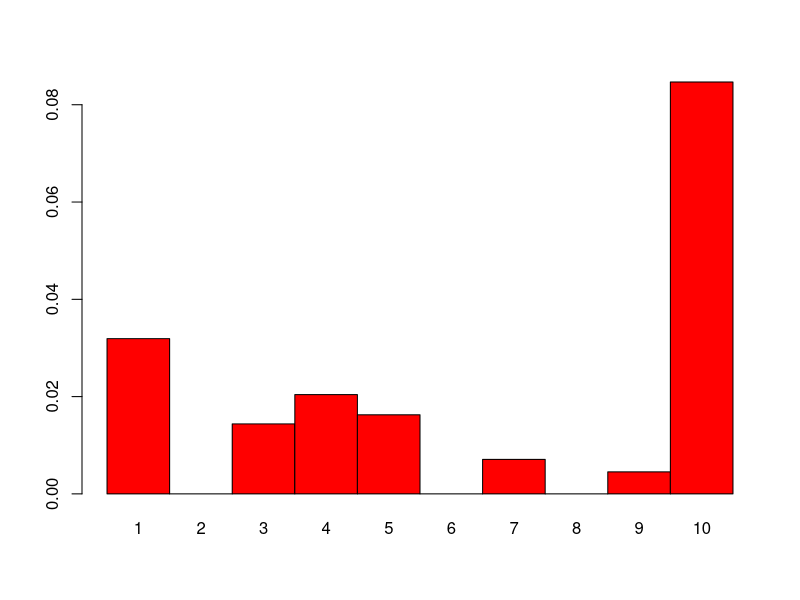

Write R code to recreate this figure.

################################################################
#Importing Songs

setwd("~/Documents/Text Analysis of Quiero Adorar/Quiero-Adorar")

#Finding start of new songs
rm(list = ls())
song.v <- scan("Songs.txt", what = "character", sep = "\n")
song.position <- grep("^SONG:", song.v)
song.v[song.position]

#Adding a new line to songs to identify the end of the document.
song.v <- c(song.v, "END")
last.position <- length(song.v)
song.position <- c(song.position, last.position)


#Creating two lists to store results or raw frequencies and relative frequencies
song.raws.l <- list()
song.freqs.l <- list()

for(i in 1:length(song.position)){#initiates a for loop that iterates over song position
  if (i != length(song.position)){#Stopping loop at end of document
          
          #Preparing the Data
          song.title <- song.v[song.position[i]] #Capturing the song title
          start <- song.position[i] + 1 #Adding 1 to position to get first line of song
          end <- song.position[i + 1] - 1#Getting last line of a song
          
          #Similar to analysis done in first analysis 1. First Initial...
          song.lines.v <- song.v[start:end]
          song.words.v <- tolower(paste(song.lines.v, collapse = " "))
          song.words.l <- strsplit(song.words.v, "\\W")
          song.words.v <- unlist(song.words.l)
          song.words.v <- song.words.v[which(song.words.v != "")]
          
          #Removing commong sight words
          #Removing sight words
          not.sight.words <- which(song.words.v != "oh" & 
                                           song.words.v != "a" & 
                                           song.words.v != "tu" &
                                           song.words.v != "you" &
                                           song.words.v != "to" &
                                           song.words.v != "de" &
                                           song.words.v != "u" &
                                           song.words.v != "que" &
                                           song.words.v != "is" &
                                           song.words.v != "my" &
                                           song.words.v != "your" &
                                           song.words.v != "ti" &
                                           song.words.v != "we" &
                                           song.words.v != "la" &
                                           song.words.v != "coro" &
                                           song.words.v != "en" &
                                           song.words.v != "me" &
                                           song.words.v != "mi" &
                                           song.words.v != "y" &
                                           song.words.v != "on" &
                                           song.words.v != "the" &
                                           song.words.v != "lo" &
                                           song.words.v != "and" &
                                           song.words.v != "tú" &
                                           song.words.v != "with" &
                                           song.words.v != "o" &
                                           song.words.v != "verso" &
                                           song.words.v != "has" &
                                           song.words.v != "s" &
                                           song.words.v != "tú" &
                                           song.words.v != "with" &
                                           song.words.v != "sofi" &
                                           song.words.v != "por" &
                                           song.words.v != "for" &
                                           song.words.v != "of" &
                                           song.words.v != "it" &
                                           song.words.v != "al" &
                                           song.words.v != "un" &
                                           song.words.v != "se" &
                                           song.words.v != "por" &
                                           song.words.v != "for" &
                                           song.words.v != "chorus")
          
          song.words.v <- song.words.v[not.sight.words]
          
          
          #Creating Frequency Tables
          song.freqs.t <- table(song.words.v)
          song.raws.l[[song.title]] <- song.freqs.t
          song.freqs.t.rel <- 100*(song.freqs.t/sum(song.freqs.t))
          song.freqs.l[[song.title]] <- song.freqs.t.rel
  
  }
}

##################################
#Hapax analysis

#Counting words that only appear once a.k.a Hapax per song
song.hapax.v <- sapply(song.raws.l, function(x) sum(x == 1))

#length per song
song.length <- do.call(rbind,lapply(song.raws.l, sum))

#Calculating hapax percentages
hapax.percentages <- song.hapax.v/song.length
barplot(hapax.percentages, beside = T, col = 'red', names.arg = seq(1:length(song.raws.l)))

